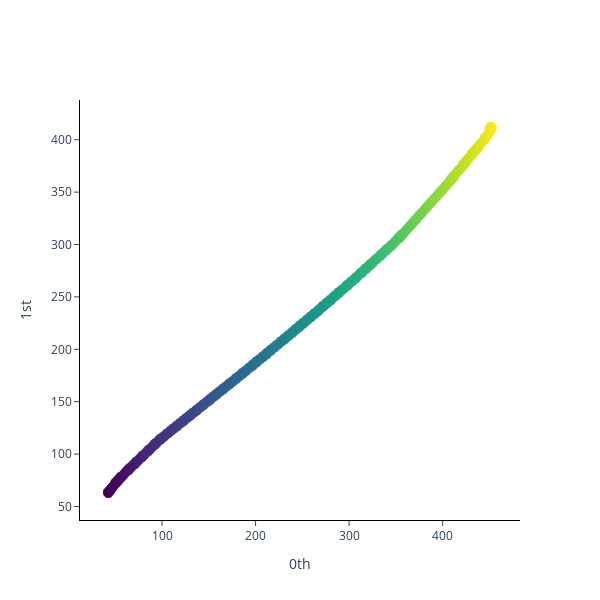

Source (notebook cell):
### Code cell
from gtda.plotting import plot_point_cloud

plot_point_cloud(points[0])

### Figure 1 — Plotly figure (JSON) as saved in the notebook; plotly's stock layout.template omitted (floating-point values rounded to 4 significant figures; data arrays with more than 128 entries replaced by an {"elided": "..."} marker saying what was removed)
{"data": [{"marker": {"color": {"elided": "4009 int values"}, "colorscale": [[0, "#440154"], [0.1111, "#482878"], [0.2222, "#3e4989"], [0.3333, "#31688e"], [0.4444, "#26828e"], [0.5556, "#1f9e89"], [0.6667, "#35b779"], [0.7778, "#6ece58"], [0.8889, "#b5de2b"], [1, "#fde725"]], "opacity": 0.8, "size": 4}, "mode": "markers", "type": "scatter", "x": {"elided": "4009 int values"}, "y": {"elided": "4009 int values"}}], "layout": {"height": 600, "plot_bgcolor": "white", "width": 600, "xaxis": {"anchor": "x", "exponentformat": "e", "linecolor": "black", "linewidth": 1, "mirror": false, "showexponent": "all", "showline": true, "side": "bottom", "ticks": "outside", "title": {"text": "0th"}, "type": "linear", "zeroline": true}, "yaxis": {"anchor": "y", "exponentformat": "e", "linecolor": "black", "linewidth": 1, "mirror": false, "showexponent": "all", "showline": true, "side": "left", "ticks": "outside", "title": {"text": "1st"}, "type": "linear", "zeroline": true}}}
